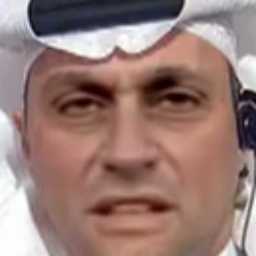
#> input picture test/000_003_df.jpg, 256 x 256 px, given as the content of the folder ../../data/ffpp/datasets_augmented/combined/test/real, which was not available
$ python augment_dataset_for_test.py
#> lines starting #> are read from the running program, lines starting #| are printed output that depends on the picture; pictures that were not available may be replaced by others from this repository, and a replacement may not be noted
import os
from PIL import Image, ImageEnhance
import numpy as np
import random

def apply_brightness(input_folder, output_folder, factor=1.5):
#> called with factor = 1.5
    os.makedirs(output_folder, exist_ok=True)
    for filename in os.listdir(input_folder):
        file_path = os.path.join(input_folder, filename)
        if os.path.isfile(file_path) and filename.lower().endswith(('.png', '.jpg', '.jpeg')):
            print(f"Applying brightness to: {filename}")
            img = Image.open(file_path)
#> img is the input picture: PIL image 256x256 RGB; mean R, G, B 152.2, 123.4, 117.3
            enhancer = ImageEnhance.Brightness(img)
            bright_img = enhancer.enhance(factor)
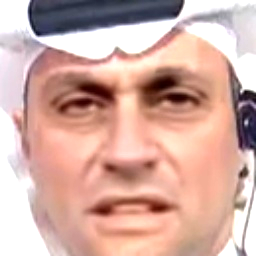
#> bright_img: PIL image 256x256 RGB; mean R, G, B 211.9, 173.1, 163.4
            bright_img.save(os.path.join(output_folder, filename))

def apply_compression(input_folder, output_folder, quality=25):
    os.makedirs(output_folder, exist_ok=True)
    for filename in os.listdir(input_folder):
        if filename.lower().endswith(('.png', '.jpg', '.jpeg')):
            img = Image.open(os.path.join(input_folder, filename))
            img.save(os.path.join(output_folder, filename), quality=quality, optimize=True)

def add_noise(img, noise_level=10):
#> called with noise_level = 10
    img_array = np.array(img)
    noise = np.random.normal(0, noise_level, img_array.shape).astype(np.int16)
    noisy_img = np.clip(img_array + noise, 0, 255).astype(np.uint8)
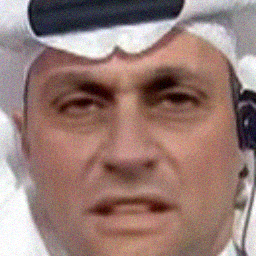
#> noisy_img: shape (256, 256, 3); mean R, G, B 152.1, 123.4, 117.3
    return Image.fromarray(noisy_img)

def apply_gaussian_noise(input_folder, output_folder, noise_level=10):
    os.makedirs(output_folder, exist_ok=True)
    for filename in os.listdir(input_folder):
        if filename.lower().endswith(('.png', '.jpg', '.jpeg')):
            img = Image.open(os.path.join(input_folder, filename)).convert('RGB')
            noisy_img = add_noise(img, noise_level)
            noisy_img.save(os.path.join(output_folder, filename))


input_path = r"..\..\data\ffpp\datasets_augmented\combined\test"
output_path = r"..\..\data\ffpp\datasets_augmented\combined\test_diff_conditions"

apply_brightness(os.path.join(input_path, 'real'), os.path.join(output_path, 'brightness', 'real'))
apply_brightness(os.path.join(input_path, 'fake'), os.path.join(output_path, 'brightness', 'fake'))
apply_compression(os.path.join(input_path, 'real'), os.path.join(output_path, 'compressed', 'real'))
apply_compression(os.path.join(input_path, 'fake'), os.path.join(output_path, 'compressed', 'fake'))
apply_gaussian_noise(os.path.join(input_path, 'real'), os.path.join(output_path, 'noisy', 'real'))
apply_gaussian_noise(os.path.join(input_path, 'fake'), os.path.join(output_path, 'noisy', 'fake'))
#> call 2 of add_noise, with noise_level = 10
#> in add_noise (call 2), `noisy_img = np.clip(img_array + noise, 0, 255).astype(np.uint8)`:
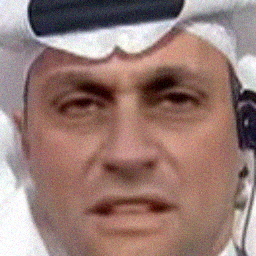
#> noisy_img: shape (256, 256, 3); mean R, G, B 152.1, 123.4, 117.3

$ run again, on test/000_frame0.jpg
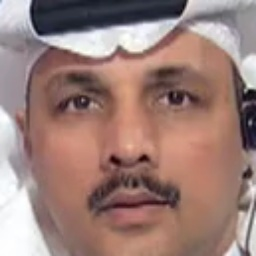
#> input picture test/000_frame0.jpg, 256 x 256 px, given as the content of the folder ../../data/ffpp/datasets_augmented/combined/test/real, which was not available
#> in apply_brightness, img is the input picture: PIL image 256x256 RGB; mean R, G, B 155.9, 126.5, 120.2
#> in apply_brightness, `bright_img = enhancer.enhance(factor)`:
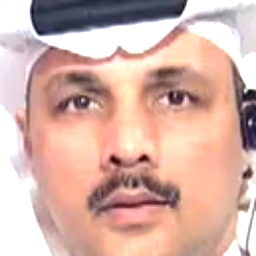
#> bright_img: PIL image 256x256 RGB; mean R, G, B 214.3, 177.6, 167.6
#> in add_noise (call 2), `noisy_img = np.clip(img_array + noise, 0, 255).astype(np.uint8)`:
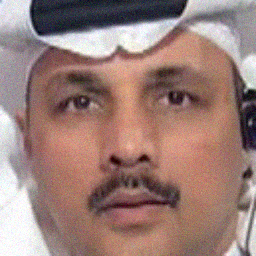
#> noisy_img: shape (256, 256, 3); mean R, G, B 155.9, 126.4, 120

$ run again, on test/044_945_frame5.jpg
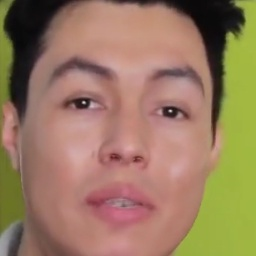
#> input picture test/044_945_frame5.jpg, 256 x 256 px, given as the content of the folder ../../data/ffpp/datasets_augmented/combined/test/real, which was not available
#> in apply_brightness, img is the input picture: PIL image 256x256 RGB; mean R, G, B 153.3, 123.3, 95.9
#> in apply_brightness, `bright_img = enhancer.enhance(factor)`:
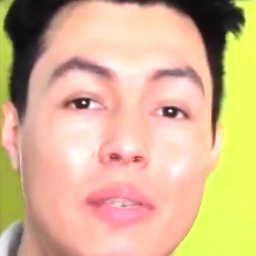
#> bright_img: PIL image 256x256 RGB; mean R, G, B 217, 182.4, 143.6
#> in add_noise (call 2), `noisy_img = np.clip(img_array + noise, 0, 255).astype(np.uint8)`:
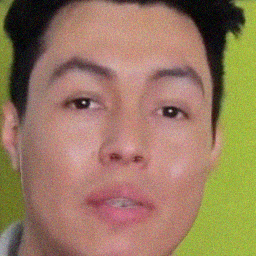
#> noisy_img: shape (256, 256, 3); mean R, G, B 153.3, 123.3, 95.9

$ run again, on test/078_955_frame44.jpg
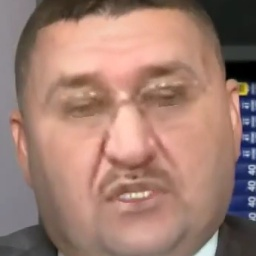
#> input picture test/078_955_frame44.jpg, 256 x 256 px, given as the content of the folder ../../data/ffpp/datasets_augmented/combined/test/real, which was not available
#> in apply_brightness, img is the input picture: PIL image 256x256 RGB; mean R, G, B 159.4, 125.2, 113.2
#> in apply_brightness, `bright_img = enhancer.enhance(factor)`:
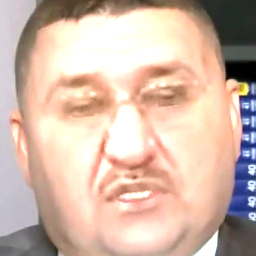
#> bright_img: PIL image 256x256 RGB; mean R, G, B 210.8, 184.3, 168.7
#> in add_noise (call 2), `noisy_img = np.clip(img_array + noise, 0, 255).astype(np.uint8)`:
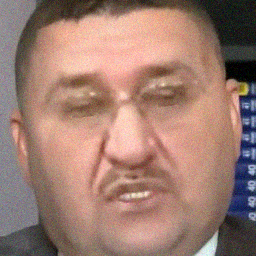
#> noisy_img: shape (256, 256, 3); mean R, G, B 159.3, 125.3, 113.3
